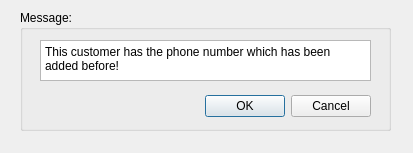
<?xml version="1.0" encoding="UTF-8"?>
<ui version="4.0">
 <class>_added_customer_error</class>
 <widget class="QDialog" name="_added_customer_error">
  <property name="geometry">
   <rect>
    <x>0</x>
    <y>0</y>
    <width>413</width>
    <height>153</height>
   </rect>
  </property>
  <property name="windowTitle">
   <string>ERROR!</string>
  </property>
  <widget class="QGroupBox" name="groupBox">
   <property name="geometry">
    <rect>
     <x>20</x>
     <y>10</y>
     <width>371</width>
     <height>121</height>
    </rect>
   </property>
   <property name="title">
    <string>Message:</string>
   </property>
   <widget class="QDialogButtonBox" name="buttonBox">
    <property name="geometry">
     <rect>
      <x>10</x>
      <y>80</y>
      <width>341</width>
      <height>32</height>
     </rect>
    </property>
    <property name="orientation">
     <enum>Qt::Horizontal</enum>
    </property>
    <property name="standardButtons">
     <set>QDialogButtonBox::Cancel|QDialogButtonBox::Ok</set>
    </property>
   </widget>
   <widget class="QTextBrowser" name="textBrowser">
    <property name="geometry">
     <rect>
      <x>20</x>
      <y>30</y>
      <width>331</width>
      <height>41</height>
     </rect>
    </property>
    <property name="html">
     <string>&lt;!DOCTYPE HTML PUBLIC &quot;-//W3C//DTD HTML 4.0//EN&quot; &quot;http://www.w3.org/TR/REC-html40/strict.dtd&quot;&gt;
&lt;html&gt;&lt;head&gt;&lt;meta name=&quot;qrichtext&quot; content=&quot;1&quot; /&gt;&lt;meta charset=&quot;utf-8&quot; /&gt;&lt;style type=&quot;text/css&quot;&gt;
p, li { white-space: pre-wrap; }
hr { height: 1px; border-width: 0; }
li.unchecked::marker { content: &quot;\2610&quot;; }
li.checked::marker { content: &quot;\2612&quot;; }
&lt;/style&gt;&lt;/head&gt;&lt;body style=&quot; font-family:'Segoe UI'; font-size:9pt; font-weight:400; font-style:normal;&quot;&gt;
&lt;p style=&quot; margin-top:0px; margin-bottom:0px; margin-left:0px; margin-right:0px; -qt-block-indent:0; text-indent:0px;&quot;&gt;This customer has the phone number which has been added before!&lt;/p&gt;&lt;/body&gt;&lt;/html&gt;</string>
    </property>
   </widget>
  </widget>
 </widget>
 <resources/>
 <connections>
  <connection>
   <sender>buttonBox</sender>
   <signal>accepted()</signal>
   <receiver>_added_customer_error</receiver>
   <slot>accept()</slot>
   <hints>
    <hint type="sourcelabel">
     <x>248</x>
     <y>254</y>
    </hint>
    <hint type="destinationlabel">
     <x>157</x>
     <y>274</y>
    </hint>
   </hints>
  </connection>
  <connection>
   <sender>buttonBox</sender>
   <signal>rejected()</signal>
   <receiver>_added_customer_error</receiver>
   <slot>reject()</slot>
   <hints>
    <hint type="sourcelabel">
     <x>316</x>
     <y>260</y>
    </hint>
    <hint type="destinationlabel">
     <x>286</x>
     <y>274</y>
    </hint>
   </hints>
  </connection>
 </connections>
</ui>
